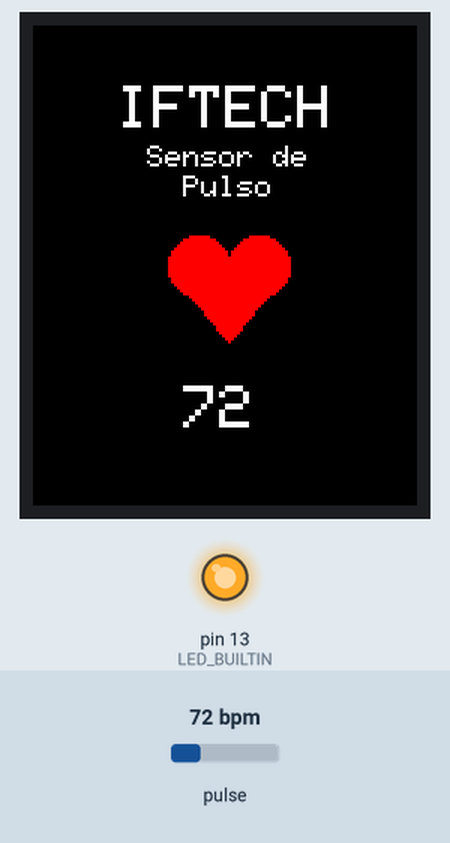
This sketch was run on a simulated Arduino Uno, built with avr-gcc and run on an emulated ATmega328P. Parts: 128×160 colour display, output pins drawn as LEDs (lit = HIGH). Dashed ring = blinking. The inputs (shaded band) are chosen by the test bench; at power-on: pulse 72 bpm. What the sketch prints to the serial monitor is not drawn.

Above: at 1.8 s.
1.9 s: pulse set to 62 bpm
At 3.4 s:
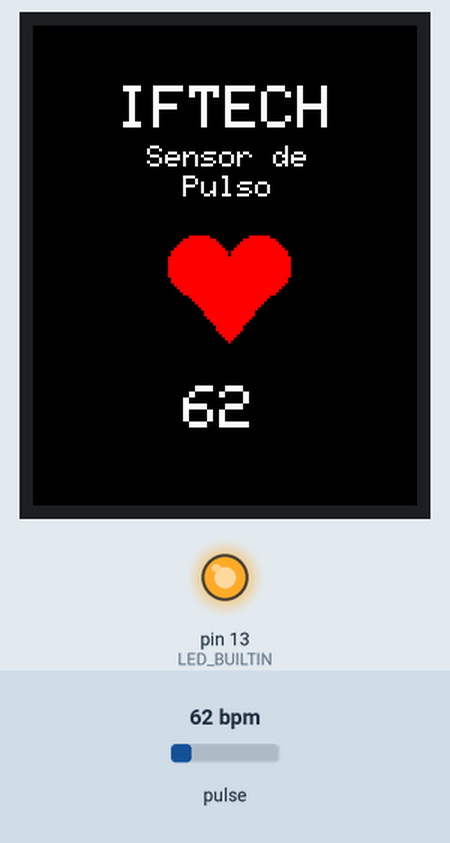
3.7 s: pulse set to 58 bpm
At 5.0 s:
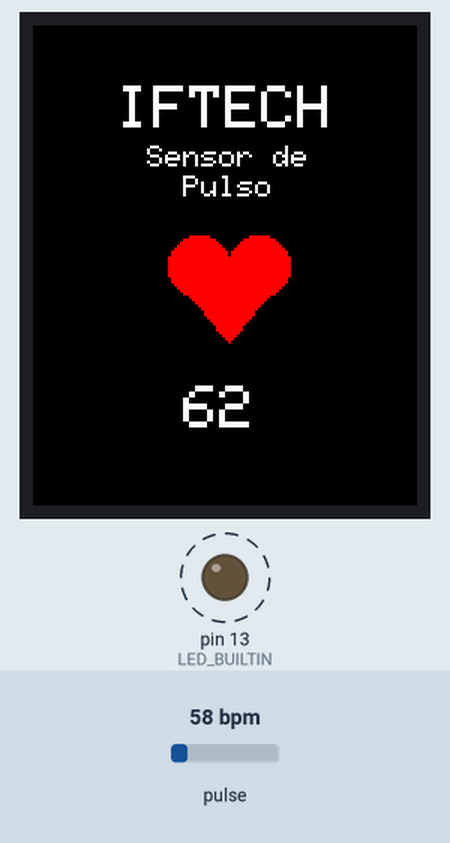
7.7 s: pulse set to 42 bpm
At 9.5 s:
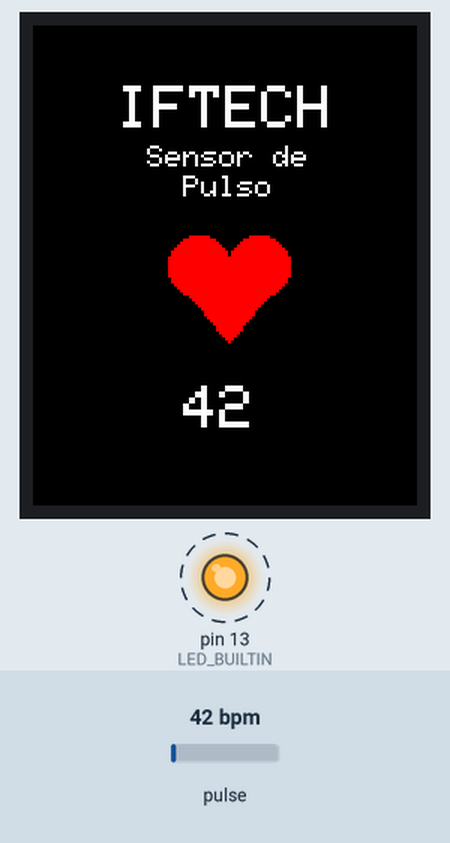
Timing chart, 0 to 17.7 s (numbered marks = the images above; inputs shaded):
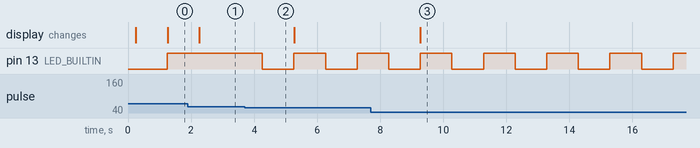

The sketch:

sensorPulso_e_Display.ino
```cpp
#include <Adafruit_GFX.h>
#include <Adafruit_ST7735.h>
#include <PulseSensorPlayground.h>

// pinos de controle
#define TFT_CS     10   // Chip Select
#define TFT_RST    9    // Reset (ou -1 se não for usado)
#define TFT_DC     8    // Data/Command

//Variáveis Sensor de Pulso
const int PulseWire = 0;
const int LED = LED_BUILTIN;
int Threshold = 550;


PulseSensorPlayground pulseSensor; //Cria instância do sensor de pulso
Adafruit_ST7735 tft = Adafruit_ST7735(TFT_CS, TFT_DC, TFT_RST); //Cria instância da Tela

void setup() {

  Serial.begin(9600);
    pulseSensor.analogInput(PulseWire);
    pulseSensor.blinkOnPulse(LED);
    pulseSensor.setThreshold(Threshold);

    if (pulseSensor.begin()) {
    Serial.println("We created a pulseSensor Object !");  //This prints one time at Arduino power-up,  or on Arduino reset.
    }


  // Inicializa a comunicação com a tela
  tft.initR(INITR_GREENTAB);
  tft.invertDisplay(true);

  // Prepara a tela
  tft.fillScreen(ST7735_BLACK);  // Preenche a tela com cor preta
  tft.setTextColor(ST7735_WHITE); // Define a cor do texto como branca
  tft.setTextSize(2);

  tft.setCursor(28, 20);  // Define a posição inicial do texto (x, y)
  tft.println("IFTECH"); // Define o texto

  tft.setTextSize(1);
  tft.setCursor(38, 40);
  tft.println("Sensor de");
  tft.setCursor(50, 50);
  tft.println("Pulso");

  tft.fillCircle(55, 80, 10, ST7735_RED);   // Primeira metade do coração (circulo esquerdo)
  tft.fillCircle(75, 80, 10, ST7735_RED);   // Segunda metade do coração (circulo direito)
  tft.fillTriangle(65, 105, 45, 80, 85, 80, ST7735_RED); //Ponta do Coração
}

void loop() {
  if (pulseSensor.sawStartOfBeat()) {            // Checa se o sensor captou algum sinal
    int myBPM = pulseSensor.getBeatsPerMinute();  // Chama a função que retorna o BPM e guarda na variável.

    //Testes do Sensor, não sendo necessário no produto final.
    Serial.println("♥  A HeartBeat Happened ! "); // If test is "true", print a message "a heartbeat happened".
    Serial.print("BPM: ");                        // Print phrase "BPM: "
    Serial.println(myBPM);                        // Print the value inside of myBPM.

    //Reseta o bpm
    tft.fillRect(0, 120, 100, 30, ST7735_BLACK);

    //Imprime o bpm
    tft.setTextSize(2);
    tft.setCursor(50, 120);
    tft.println(myBPM);
  }

    delay(1000);                    // delay de 1 segundo para o usuário conseguir entender.
}
```

Measured:
- the behaviour switches between 60 and 59 bpm on pulse (found by bisection; images 1 and 2)
- after the input at 1.9 s, the display: changes after 0.36 s (image 1)
- after the input at 3.7 s, pin 13 (LED_BUILTIN): alternates HIGH for 1.0 s and LOW for 1.0 s, starting after 0.56 s
- after the input at 7.7 s, the display: changes after 1.6 s (image 3)
